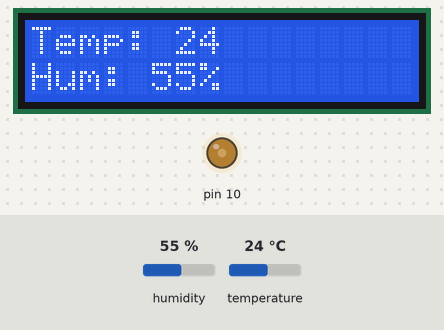
A sketch run on a simulated Arduino Uno, built with avr-gcc and run on an emulated ATmega328P. Parts: 16×2 character LCD, output pins drawn as LEDs (lit = HIGH). The test bench sets the inputs (shaded band); at power-on: humidity 55 %, temperature 24 °C.

Above: at 1.6 s.
1.7 s: humidity set to 22 %
At 3.4 s:
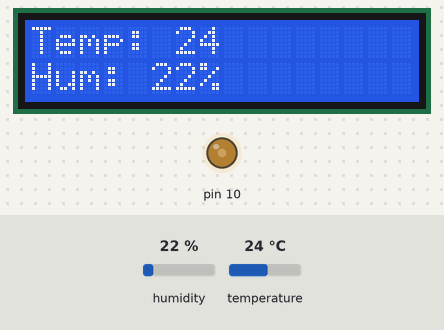
4.6 s: temperature set to 12 °C
At 6.2 s:
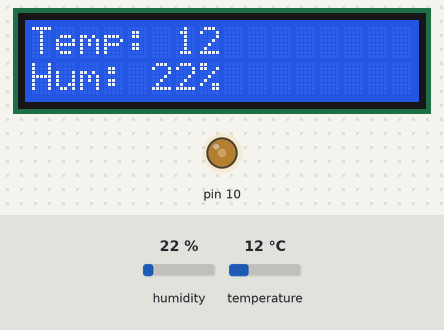
7.5 s: humidity set to 40 %
At 10.4 s:
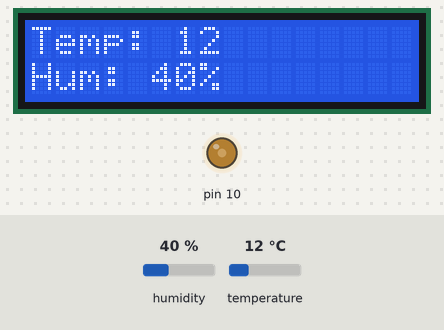
10.7 s: temperature set to 19 °C
At 12.0 s:
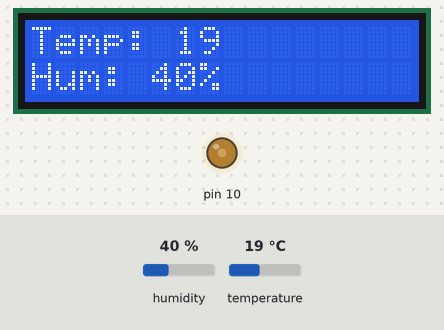
Timing chart, 0 to 13.7 s (numbered marks = the images above; inputs shaded):
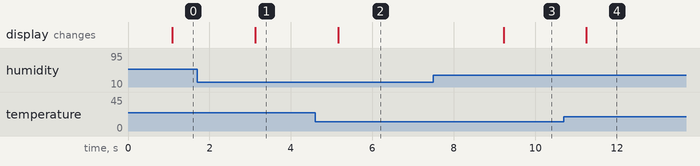

The sketch:

TEMP-HUM-LCD.ino
```cpp
/////////////////////////////////// libraries ////////////////////////////////////
#include <LiquidCrystal.h>  // lcd library
#include <DHT.h>            // DHT (humidity, temperature sensor) labrary
//////////////////////////////////////////////////////////////////////////////////

// used for dht library method
#define DHTPIN 8            // DHT data pin is on digital pin 8 on the arduino uno
#define DHTTYPE DHT11       // DHT type is required for dht library method, my type is DHT11

// setting up lcd pins using library
LiquidCrystal lcd(7, 6, 5, 4, 3, 2);

// setting up dht
DHT dht(DHTPIN, DHTTYPE);

  byte temp;
  byte hum;
  int contrast = 90;


void setup() {

  //starting lcd and dht
  analogWrite(10, contrast);
  lcd.begin(16,2);
  dht.begin();

}

void loop() {

  delay(1000);

  lcd.clear();

  temp = dht.readTemperature();
  hum = dht.readHumidity();

    // Check if any reads failed and exit early (to try again)
  if (isnan(hum) || isnan(temp)) {
    lcd.clear();
    lcd.setCursor(5, 0);
    lcd.print("Error");
    return;
  }

  lcd.setCursor(0,0);
  lcd.print("Temp: ");
  lcd.print(temp);

  lcd.setCursor(0,1);
  lcd.print("Hum: ");
  lcd.print(hum);
  lcd.print("%");


}
```

Measured:
- after the input at 1.7 s, the display: changes after 1.4 s (image 1)
- after the input at 4.6 s, the display: changes after 0.56 s (image 2)
- after the input at 7.5 s, the display: changes after 1.7 s (image 3)
- after the input at 10.7 s, the display: changes after 0.56 s (image 4)
